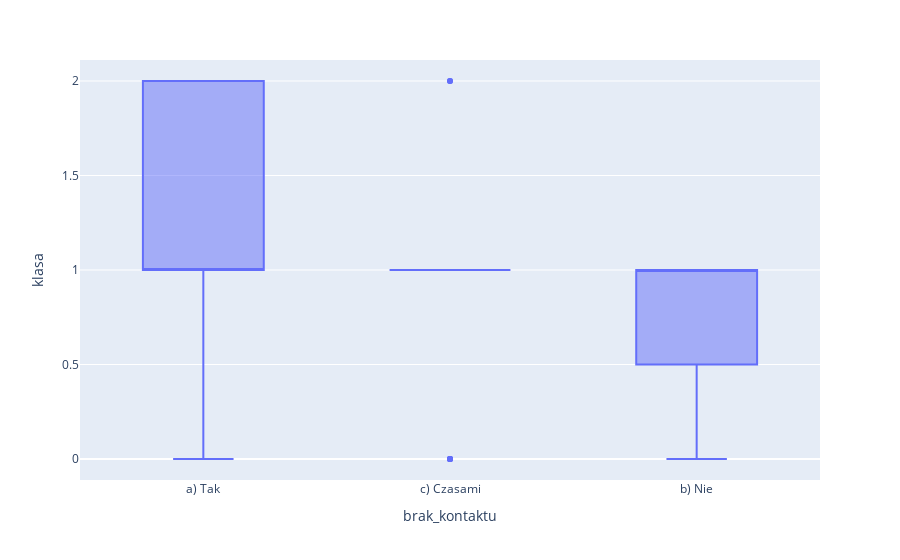

Source (notebook cell):
### Code cell
fig = px.box(sp,x='brak_kontaktu',y='klasa')
fig.show()

### Figure 1 — Plotly figure (JSON) as saved in the notebook; plotly's stock layout.template omitted (floating-point values rounded to 4 significant figures)
{"data": [{"alignmentgroup": "True", "hovertemplate": "brak_kontaktu=%{x}<br>klasa=%{y}<extra></extra>", "legendgroup": "", "marker": {"color": "#636efa"}, "name": "", "notched": false, "offsetgroup": "", "orientation": "v", "showlegend": false, "type": "box", "x": ["a) Tak", "a) Tak", "c) Czasami", "c) Czasami", "a) Tak", "a) Tak", "a) Tak", "c) Czasami", "c) Czasami", "a) Tak", "a) Tak", "a) Tak", "a) Tak", "c) Czasami", "b) Nie", "c) Czasami", "a) Tak", "c) Czasami", "a) Tak", "b) Nie", "a) Tak", "c) Czasami", "c) Czasami", "c) Czasami", "c) Czasami", "c) Czasami", "c) Czasami", "b) Nie", "a) Tak", "b) Nie", "a) Tak", "b) Nie", "c) Czasami", "a) Tak", "a) Tak", "c) Czasami", "b) Nie", "b) Nie", "c) Czasami", "c) Czasami", "c) Czasami", "a) Tak", "a) Tak", "a) Tak", "c) Czasami", "c) Czasami", "c) Czasami", "c) Czasami", "a) Tak", "b) Nie", "a) Tak"], "x0": " ", "xaxis": "x", "y": [1, 2, 2, 2, 1, 2, 1, 1, 1, 0, 1, 1, 0, 0, 0, 1, 1, 0, 1, 1, 1, 1, 1, 1, 1, 1, 0, 1, 1, 1, 1, 1, 1, 2, 2, 0, 1, 1, 1, 1, 1, 2, 2, 0, 0, 1, 1, 1, 2, 0, 2], "y0": " ", "yaxis": "y"}], "layout": {"boxmode": "group", "legend": {"tracegroupgap": 0}, "margin": {"t": 60}, "xaxis": {"anchor": "y", "domain": [0, 1], "title": {"text": "brak_kontaktu"}}, "yaxis": {"anchor": "x", "domain": [0, 1], "title": {"text": "klasa"}}}}
